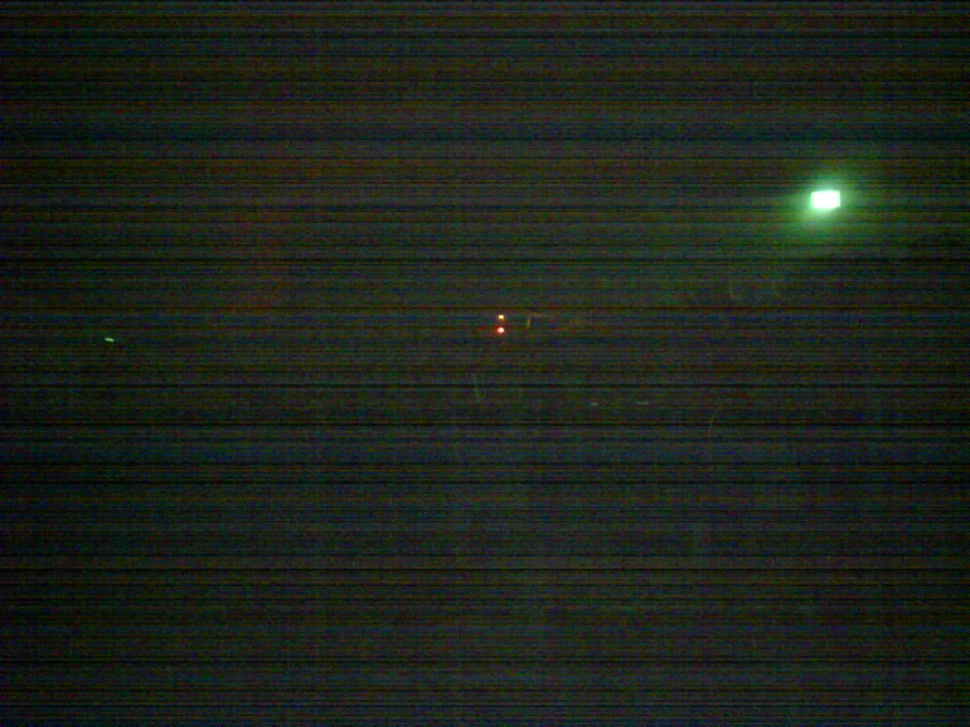
#> input picture sampleimage/子衛星LED点灯.jpg, 970 x 727 px, shrunk from 1600 x 1200 before the run
$ python 2021-03-10.py
#> lines starting #> are read from the running program, lines starting #| are printed output that depends on the picture
#%%
import numpy as np
from PIL import Image
import cv2
from scipy import ndimage as ndi
import matplotlib.pyplot as plt
plt.rcParams["figure.dpi"] = 144

#%%
filename = "../sampleimage/子衛星LED点灯.jpg"
img = Image.open(filename)
#> img is the input picture: PIL image 970x727 RGB; mean R, G, B 29, 35, 26.7
img = np.array(img.convert("L"))
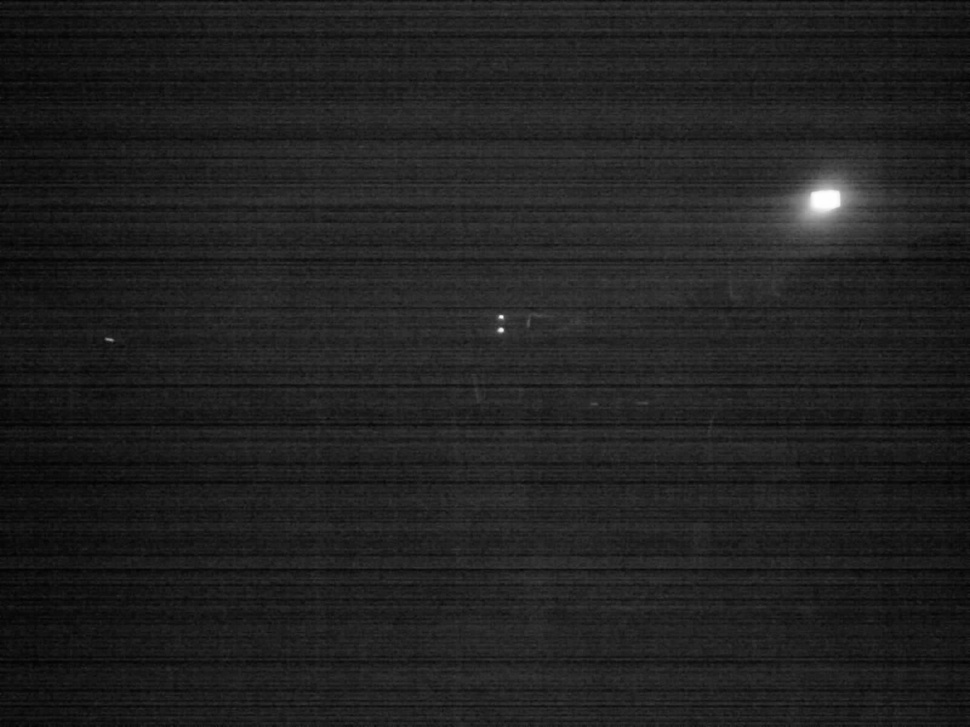
#> img: shape (727, 970); min 1, max 255, mean 32.3

#%%
# 元画像のヒストグラム
def draw_histgram(img):
    std = img.std()
#> std = 13.06
    fig, ax = plt.subplots(2, 1, figsize=(8,6), gridspec_kw={"hspace":0.15})
    ax[0].hist(img.ravel(), 256, color="gray")
    ax[0].axvline(np.mean(img), c="C0", label="m")
    ax[0].axvline(np.mean(img)+std, c="C1", label="m + σ")
    ax[0].axvline(np.mean(img)+2*std, c="C2", label="m + 2σ")
    ax[0].axvline(np.mean(img)+3*std, c="C3", label="m + 3σ")
    ax[0].axvline(np.mean(img)+4*std, c="C4", label="m + 4σ")
    ax[0].set(title="Histgram of grayscale image", ylabel="Counts")
    ax[0].legend()
    ax[1].hist(img.ravel(), 256, color="gray")
    ax[1].axvline(np.mean(img), c="C0", label="m")
    ax[1].axvline(np.mean(img)+std, c="C1", label="m + σ")
    ax[1].axvline(np.mean(img)+2*std, c="C2", label="m + 2σ")
    ax[1].axvline(np.mean(img)+3*std, c="C3", label="m + 3σ")
    ax[1].axvline(np.mean(img)+4*std, c="C4", label="m + 4σ")
    ax[1].set(xlabel="Brightness", ylabel="Counts (log)")
    ax[1].set_yscale('log')
    fig.savefig("../outputs/Histgram_std.png", bbox_inches="tight", pad_inches=0.1)
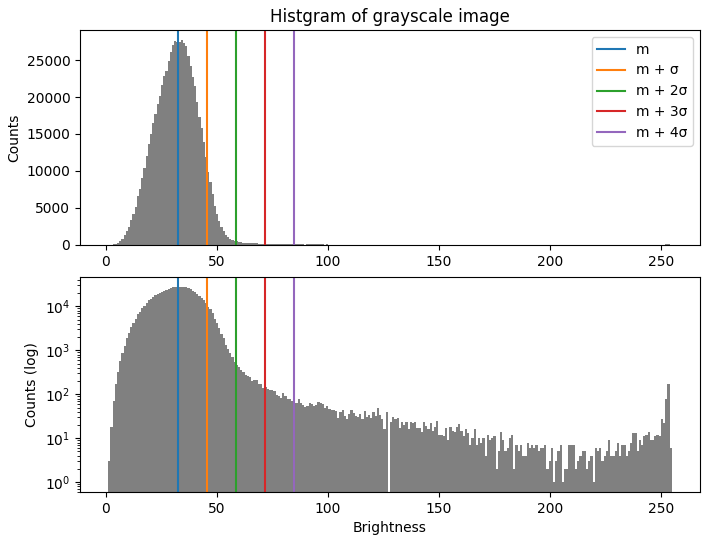
#> figure drawn by matplotlib, 2 panels; panel 1: tallest bar 27678 high, from x = 33.74 to 34.73; panel 2: tallest bar 27678 high, from x = 33.74 to 34.73
draw_histgram(img)
# %%
# 単純な平均値による閾値
def std_threshold(img, out="std_threshold.png"):
#> called with out = 'std_threshold_lighton.png'
    std = img.std()
#> std = 13.06
    fig, ax = plt.subplots(1, 4, figsize=(16,4))
    ax[0].imshow(img, cmap="gray")
    ax[0].set_title("(a) Original image (grayscale)", loc="left")
    ax[1].imshow(np.where(img > np.mean(img)+2*std, 1, 0), cmap="gray")
    ax[1].set_title("(b) Binarized with m + 2σ", loc="left")
    ax[2].imshow(np.where(img > np.mean(img)+3*std, 1, 0), cmap="gray")
    ax[2].set_title("(c) Binarized with m + 3σ", loc="left")
    ax[3].imshow(np.where(img > np.mean(img)+4*std, 1, 0), cmap="gray")
    ax[3].set_title("(d) Binarized with m + 4σ", loc="left")
    fig.savefig("../outputs/"+out, bbox_inches="tight", pad_inches=0.1)
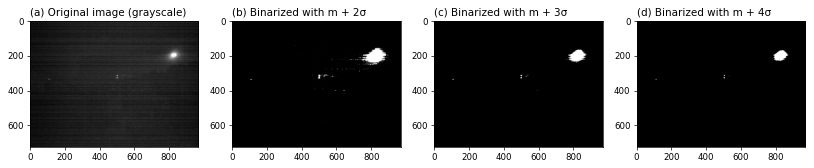
#> figure drawn by matplotlib, 4 panels
std_threshold(img, out="std_threshold_lighton.png")
# %%
# 点灯画像と消灯画像の比較
filename = "../sampleimage/子衛星LED点灯.jpg"
img1 = Image.open(filename)
img1 = np.array(img1.convert("L"))

filename2 = "../sampleimage/子衛星LED消灯.jpg"
img2 = Image.open(filename2)
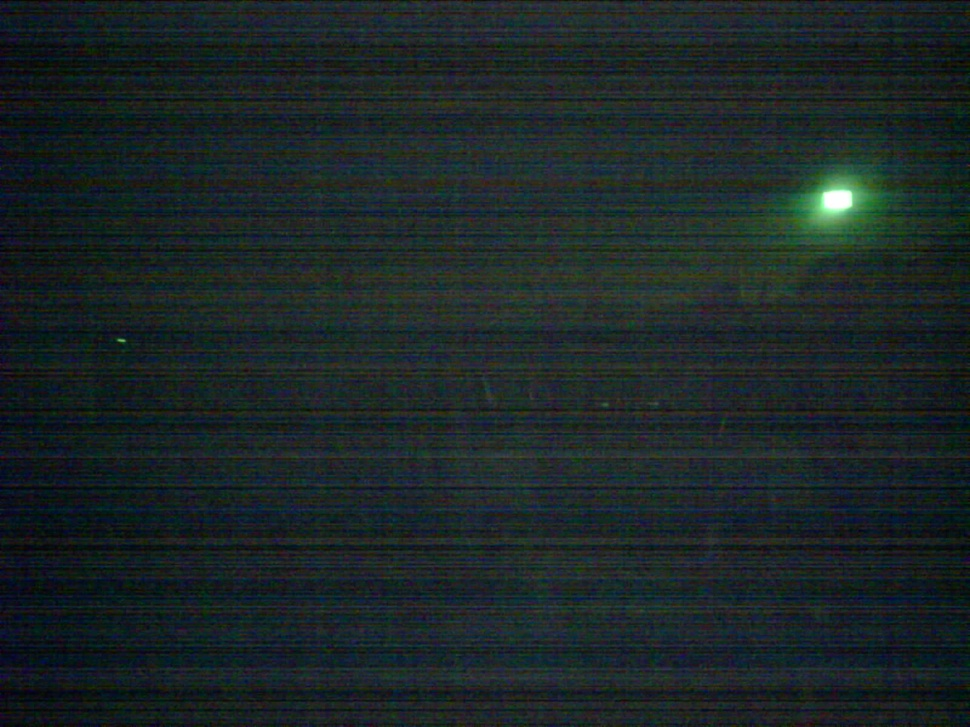
#> input picture sampleimage/子衛星LED消灯.jpg, 970 x 727 px, shrunk from 1600 x 1200 before the run
#> img2 is the input picture: PIL image 970x727 RGB; mean R, G, B 27.2, 37.6, 38.2
img2 = np.array(img2.convert("L"))
#> img2: shape (727, 970)

def draw_histgram_2image(img1, img2):
    fig, ax = plt.subplots(2, 1, figsize=(8,6), gridspec_kw={"hspace":0.15})
    ax[0].hist(img1.ravel(), 256, color="red", alpha=0.3, label="Light on")
    ax[0].hist(img2.ravel(), 256, color="blue", alpha=0.3, label="Light off")
    ax[0].set(title="Histgram of grayscale image [light on/off]", ylabel="Counts")
    ax[0].legend()
    ax[1].hist(img1.ravel(), 256, color="red", alpha=0.3, label="Light on")
    ax[1].hist(img2.ravel(), 256, color="blue", alpha=0.3, label="Light off")
    ax[1].set(ylabel="Counts (log)")
    ax[1].set_yscale('log')
    ax[1].legend()
    fig.savefig("../outputs/Histgram_light_onoff.png", bbox_inches="tight", pad_inches=0.1)
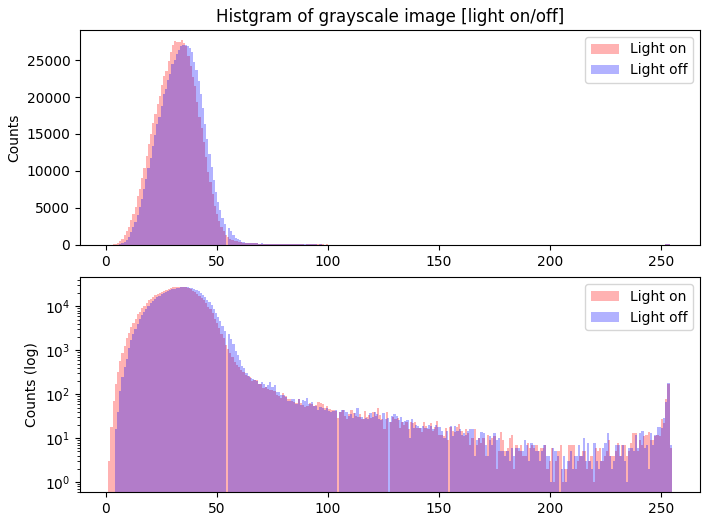
#> figure drawn by matplotlib, 2 panels; panel 1: tallest bar 27678 high, from x = 33.74 to 34.73; panel 1: tallest bar 27060 high, from x = 34.39 to 35.38; panel 2: tallest bar 27678 high, from x = 33.74 to 34.73; panel 2: tallest bar 27060 high, from x = 34.39 to 35.38
draw_histgram_2image(img1, img2)
# %%
std_threshold(img2, out="std_threshold_lightoff.png")
# %%
